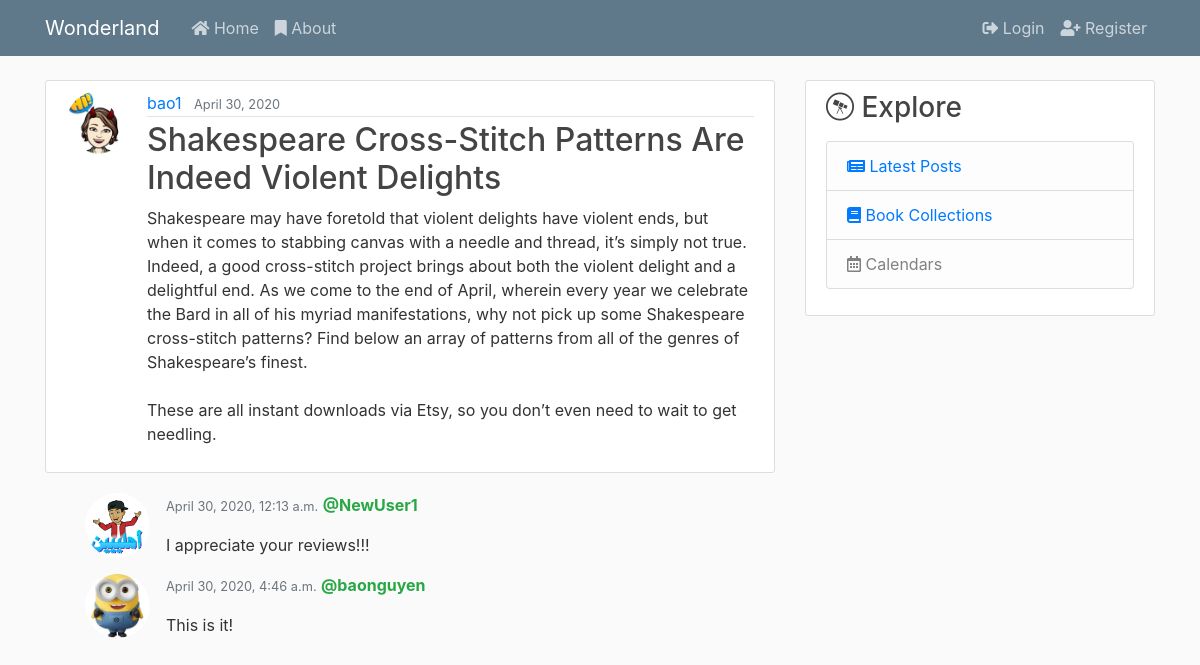
/post/5/, run on the app's committed database.
### blog/models.py (models this page shows, shortened)
class Post(models.Model):
    title = models.CharField(max_length=100)
    content = models.TextField()
    date_posted = models.DateTimeField(default=timezone.now)
    author = models.ForeignKey(User, on_delete=models.CASCADE)
    likes = models.ManyToManyField(User, blank=True, related_name="post_likes")

class Comment(models.Model):
    post = models.ForeignKey( Post, on_delete=models.CASCADE, related_name="comments")
    author = models.ForeignKey(User, on_delete=models.CASCADE)
    text = models.TextField()
    created_date = models.DateTimeField(default=timezone.now)
    approved_comment = models.BooleanField(default=False)

### users/models.py (models this page shows, shortened)
class Profile(models.Model):
    user = models.OneToOneField(User, on_delete=models.CASCADE)
    image = models.ImageField(default="default.png", upload_to='profile_pics')

### blog/views.py (the view)
# urls.py: path("post/<int:pk>/", PostDetailView.as_view(), name="post-detail"),
class PostDetailView(DetailView):
    model = Post

### blog/templates/blog/post_detail.html (shortened to what this page needs)
{% extends "blog/base.html" %}
{% block content %}
<article class="media content-section">
    <img class="rounded-circle article-img" src="{{ object.author.profile.image.url }}" alt="">
    <div class="media-body">
        <div class="article-metadata">
            <a class="mr-2" href="{% url 'user-posts' object.author.username %}">{{ object.author }}</a>
            <small class="text-muted">{{ object.date_posted|date:"F d, Y" }}</small>
        </div>
        <h2 class="article-title">{{ object.title }}</h2>
        <p class="article-content">{{ object.content }}</p>
    </div>
</article>
<ul class="media-list">
    {% for comment in object.comments.all %}
        {% if user.is_authenticated or comment.approved_comment %}
            <li class="media">
                <img class="rounded-circle article-img pull-left " src="{{ comment.author.profile.image.url }}" alt="">
                <div class="media-body">
                    <span class="text-muted pull-right">
                        <small class="date text-muted font-weight-normal">{{ comment.created_date }}</small>
                    </span>
                    <a href="#"><strong class="text-success">@{{ comment.author.username }}</strong></a>
                    <p>
                        {{ comment.text|linebreaks }}
                    </p>
                </div>
            </li>
        {% endif %}
    {% empty %}
    <small>No comments here yet...</small>
    {% endfor %}
</ul>
{% endblock %}

### blog/static/blog/main.css (style rules this page uses)
body { background: #fafafa; color: #333333; margin-top: 5rem; }
h1, h2, h3, h4, h5, h6 { color: #444444; }
ul { margin: 0; }
.content-section { background: #ffffff; padding: 10px 20px; border: 1px solid #dddddd; border-radius: 3px; margin-bottom: 20px; }
.article-title { color: #444444; }
.article-content { white-space: pre-line; }
.article-img { height: 65px; width: 65px; margin-right: 16px; }
.article-metadata { padding-bottom: 1px; margin-bottom: 4px; border-bottom: 1px solid #e3e3e3 }

### data on the page
Post: author.profile.image (picture), author "bao1", date_posted "April 30, 2020", title "Shakespeare Cross-Stitch Patterns Are Indeed Violent Delights", content "Shakespeare may have foretold that violent delights have violent ends, but when it comes to stabbing canvas with a needle and thread, it’s simply not true. Indeed, a good cross-stitch project brings about both the violent delight and a delightful end. As we come to the end of April, wherein every year we celebrate the Bard in all of his myriad manifestations, why not pick up some Shakespeare cross-stitch patterns? Find below an array of patterns from all of the genres of Shakespeare’s finest. These are all instant downloads via Etsy, so you don’t even need to wait to get needling."
Comment: author.profile.image (picture), created_date "April 30, 2020, 12:13 a.m.", author.username "NewUser1", text "I appreciate your reviews!!!"
Comment: author.profile.image (picture), created_date "April 30, 2020, 4:46 a.m.", author.username "baonguyen", text "This is it!"
